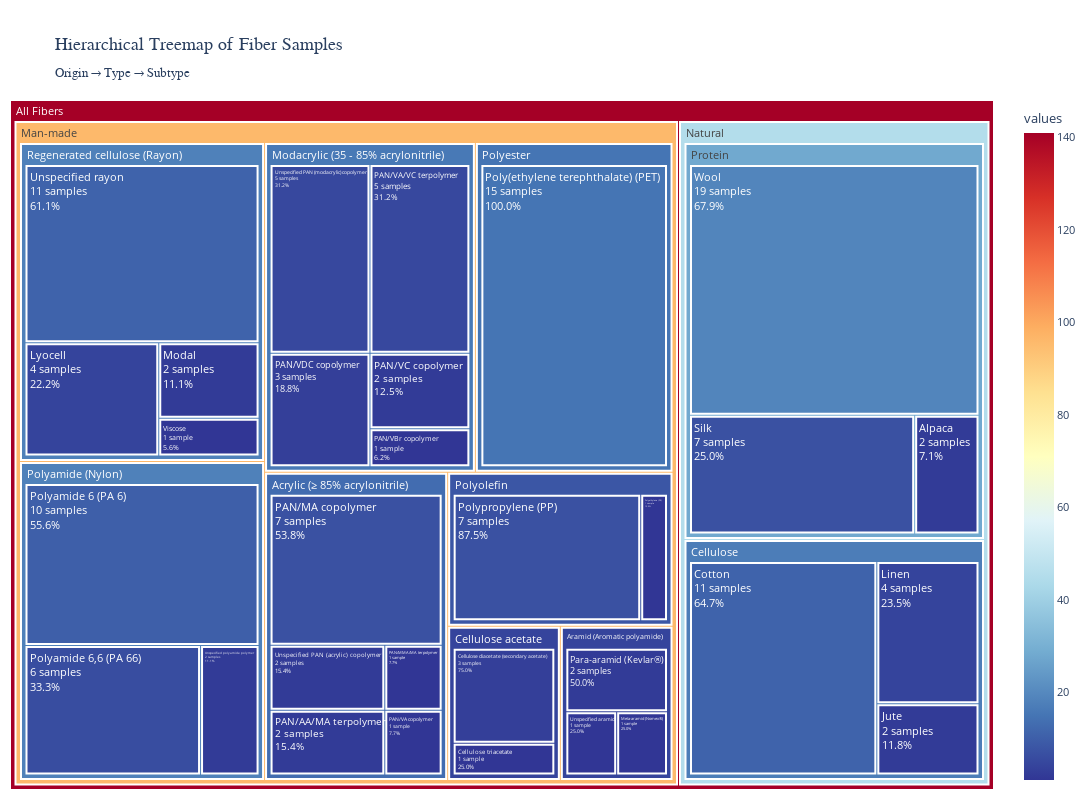

Write notebook code for a chart like this one.
### Code cell
# Alternative: Treemap visualization
print("\nCreating treemap visualization...")
print("=" * 80)

# Create treemap
fig_treemap = px.treemap(
    sunburst_df,
    names='labels',
    parents='parents',
    values='values',
    ids='ids',
    title='Hierarchical Treemap of Fiber Samples<br><sub>Origin → Type → Subtype</sub>',
    color='values',
    color_continuous_scale='RdYlBu_r',
    hover_data={'values': True}
)

# Update layout
fig_treemap.update_layout(
    width=1200,
    height=800,
    font=dict(size=11),
    title_font=dict(size=18, family='Arial Black'),
    margin=dict(t=100, l=10, r=10, b=10)
)

# Update traces
fig_treemap.update_traces(
    textinfo='text',
    text=sunburst_df['text'],
    hovertemplate='<b>%{label}</b><br>Samples: %{value}<br>Percentage: %{text}<extra></extra>',
    marker=dict(line=dict(width=2, color='white')),
    branchvalues='total'  # Ensures values are summed correctly in hierarchy
)

fig_treemap.show()

# Verify data integrity
print("\nData verification:")
natural_count = sunburst_df[sunburst_df['labels'] == 'Natural']['values'].values[0]
manmade_count = sunburst_df[sunburst_df['labels'] == 'Man-made']['values'].values[0]
total_count = sunburst_df[sunburst_df['labels'] == 'All Fibers']['values'].values[0]
print(f"Natural: {natural_count}, Man-made: {manmade_count}, Total: {total_count}")
print(f"Sum matches total: {natural_count + manmade_count == total_count}")

### Figure 1 — Plotly figure (JSON) as saved in the notebook; plotly's stock layout.template omitted (floating-point values rounded to 4 significant figures)
{"data": [{"branchvalues": "total", "customdata": [[141], [96], [4], [3], [1], [13], [7], [2], [1], [2], [1], [4], [2], [1], [1], [18], [4], [2], [11], [1], [16], [3], [5], [5], [2], [1], [18], [6], [10], [2], [8], [7], [1], [15], [15], [45], [28], [2], [7], [19], [17], [11], [2], [4]], "domain": {"x": [0, 1], "y": [0, 1]}, "hovertemplate": "<b>%{label}</b><br>Samples: %{value}<br>Percentage: %{text}<extra></extra>", "ids": ["All Fibers", "Man-made", "Man-made|Cellulose acetate", "Man-made|Cellulose acetate|Cellulose diacetate (secondary acetate)", "Man-made|Cellulose acetate|Cellulose triacetate", "Man-made|Acrylic (≥ 85% acrylonitrile)", "Man-made|Acrylic (≥ 85% acrylonitrile)|PAN/MA copolymer", "Man-made|Acrylic (≥ 85% acrylonitrile)|Unspecified PAN (acrylic) copolymer", "Man-made|Acrylic (≥ 85% acrylonitrile)|PAN/MMA/MA terpolymer", "Man-made|Acrylic (≥ 85% acrylonitrile)|PAN/AA/MA terpolymer", "Man-made|Acrylic (≥ 85% acrylonitrile)|PAN/VA copolymer", "Man-made|Aramid (Aromatic polyamide)", "Man-made|Aramid (Aromatic polyamide)|Para-aramid (Kevlar®)", "Man-made|Aramid (Aromatic polyamide)|Unspecified aramid", "Man-made|Aramid (Aromatic polyamide)|Meta-aramid (Nomex®)", "Man-made|Regenerated cellulose (Rayon)", "Man-made|Regenerated cellulose (Rayon)|Lyocell", "Man-made|Regenerated cellulose (Rayon)|Modal", "Man-made|Regenerated cellulose (Rayon)|Unspecified rayon", "Man-made|Regenerated cellulose (Rayon)|Viscose", "Man-made|Modacrylic (35 - 85% acrylonitrile)", "Man-made|Modacrylic (35 - 85% acrylonitrile)|PAN/VDC copolymer", "Man-made|Modacrylic (35 - 85% acrylonitrile)|Unspecified PAN (modacrylic) copolymer", "Man-made|Modacrylic (35 - 85% acrylonitrile)|PAN/VA/VC terpolymer", "Man-made|Modacrylic (35 - 85% acrylonitrile)|PAN/VC copolymer", "Man-made|Modacrylic (35 - 85% acrylonitrile)|PAN/VBr copolymer", "Man-made|Polyamide (Nylon)", "Man-made|Polyamide (Nylon)|Polyamide 6,6 (PA 66)", "Man-made|Polyamide (Nylon)|Polyamide 6 (PA 6)", "Man-made|Polyamide (Nylon)|Unspecified polyamide polymer", "Man-made|Polyolefin", "Man-made|Polyolefin|Polypropylene (PP)", "Man-made|Polyolefin|Polyethylene (PE)", "Man-made|Polyester", "Man-made|Polyester|Poly(ethylene terephthalate) (PET)", "Natural", "Natural|Protein", "Natural|Protein|Alpaca", "Natural|Protein|Silk", "Natural|Protein|Wool", "Natural|Cellulose", "Natural|Cellulose|Cotton", "Natural|Cellulose|Jute", "Natural|Cellulose|Linen"], "labels": ["All Fibers", "Man-made", "Cellulose acetate", "Cellulose diacetate (secondary acetate)", "Cellulose triacetate", "Acrylic (≥ 85% acrylonitrile)", "PAN/MA copolymer", "Unspecified PAN (acrylic) copolymer", "PAN/MMA/MA terpolymer", "PAN/AA/MA terpolymer", "PAN/VA copolymer", "Aramid (Aromatic polyamide)", "Para-aramid (Kevlar®)", "Unspecified aramid", "Meta-aramid (Nomex®)", "Regenerated cellulose (Rayon)", "Lyocell", "Modal", "Unspecified rayon", "Viscose", "Modacrylic (35 - 85% acrylonitrile)", "PAN/VDC copolymer", "Unspecified PAN (modacrylic) copolymer", "PAN/VA/VC terpolymer", "PAN/VC copolymer", "PAN/VBr copolymer", "Polyamide (Nylon)", "Polyamide 6,6 (PA 66)", "Polyamide 6 (PA 6)", "Unspecified polyamide polymer", "Polyolefin", "Polypropylene (PP)", "Polyethylene (PE)", "Polyester", "Poly(ethylene terephthalate) (PET)", "Natural", "Protein", "Alpaca", "Silk", "Wool", "Cellulose", "Cotton", "Jute", "Linen"], "marker": {"coloraxis": "coloraxis", "colors": [141, 96, 4, 3, 1, 13, 7, 2, 1, 2, 1, 4, 2, 1, 1, 18, 4, 2, 11, 1, 16, 3, 5, 5, 2, 1, 18, 6, 10, 2, 8, 7, 1, 15, 15, 45, 28, 2, 7, 19, 17, 11, 2, 4], "line": {"color": "white", "width": 2}}, "name": "", "parents": ["", "All Fibers", "Man-made", "Man-made|Cellulose acetate", "Man-made|Cellulose acetate", "Man-made", "Man-made|Acrylic (≥ 85% acrylonitrile)", "Man-made|Acrylic (≥ 85% acrylonitrile)", "Man-made|Acrylic (≥ 85% acrylonitrile)", "Man-made|Acrylic (≥ 85% acrylonitrile)", "Man-made|Acrylic (≥ 85% acrylonitrile)", "Man-made", "Man-made|Aramid (Aromatic polyamide)", "Man-made|Aramid (Aromatic polyamide)", "Man-made|Aramid (Aromatic polyamide)", "Man-made", "Man-made|Regenerated cellulose (Rayon)", "Man-made|Regenerated cellulose (Rayon)", "Man-made|Regenerated cellulose (Rayon)", "Man-made|Regenerated cellulose (Rayon)", "Man-made", "Man-made|Modacrylic (35 - 85% acrylonitrile)", "Man-made|Modacrylic (35 - 85% acrylonitrile)", "Man-made|Modacrylic (35 - 85% acrylonitrile)", "Man-made|Modacrylic (35 - 85% acrylonitrile)", "Man-made|Modacrylic (35 - 85% acrylonitrile)", "Man-made", "Man-made|Polyamide (Nylon)", "Man-made|Polyamide (Nylon)", "Man-made|Polyamide (Nylon)", "Man-made", "Man-made|Polyolefin", "Man-made|Polyolefin", "Man-made", "Man-made|Polyester", "All Fibers", "Natural", "Natural|Protein", "Natural|Protein", "Natural|Protein", "Natural", "Natural|Cellulose", "Natural|Cellulose", "Natural|Cellulose"], "text": ["All Fibers<br>141 samples<br>100%", "Man-made<br>96 samples<br>68.1%", "Cellulose acetate<br>4 samples<br>4.2%", "Cellulose diacetate (secondary acetate)<br>3 samples<br>75.0%", "Cellulose triacetate<br>1 sample<br>25.0%", "Acrylic (≥ 85% acrylonitrile)<br>13 samples<br>13.5%", "PAN/MA copolymer<br>7 samples<br>53.8%", "Unspecified PAN (acrylic) copolymer<br>2 samples<br>15.4%", "PAN/MMA/MA terpolymer<br>1 sample<br>7.7%", "PAN/AA/MA terpolymer<br>2 samples<br>15.4%", "PAN/VA copolymer<br>1 sample<br>7.7%", "Aramid (Aromatic polyamide)<br>4 samples<br>4.2%", "Para-aramid (Kevlar®)<br>2 samples<br>50.0%", "Unspecified aramid<br>1 sample<br>25.0%", "Meta-aramid (Nomex®)<br>1 sample<br>25.0%", "Regenerated cellulose (Rayon)<br>18 samples<br>18.8%", "Lyocell<br>4 samples<br>22.2%", "Modal<br>2 samples<br>11.1%", "Unspecified rayon<br>11 samples<br>61.1%", "Viscose<br>1 sample<br>5.6%", "Modacrylic (35 - 85% acrylonitrile)<br>16 samples<br>16.7%", "PAN/VDC copolymer<br>3 samples<br>18.8%", "Unspecified PAN (modacrylic) copolymer<br>5 samples<br>31.2%", "PAN/VA/VC terpolymer<br>5 samples<br>31.2%", "PAN/VC copolymer<br>2 samples<br>12.5%", "PAN/VBr copolymer<br>1 sample<br>6.2%", "Polyamide (Nylon)<br>18 samples<br>18.8%", "Polyamide 6,6 (PA 66)<br>6 samples<br>33.3%", "Polyamide 6 (PA 6)<br>10 samples<br>55.6%", "Unspecified polyamide polymer<br>2 samples<br>11.1%", "Polyolefin<br>8 samples<br>8.3%", "Polypropylene (PP)<br>7 samples<br>87.5%", "Polyethylene (PE)<br>1 sample<br>12.5%", "Polyester<br>15 samples<br>15.6%", "Poly(ethylene terephthalate) (PET)<br>15 samples<br>100.0%", "Natural<br>45 samples<br>31.9%", "Protein<br>28 samples<br>62.2%", "Alpaca<br>2 samples<br>7.1%", "Silk<br>7 samples<br>25.0%", "Wool<br>19 samples<br>67.9%", "Cellulose<br>17 samples<br>37.8%", "Cotton<br>11 samples<br>64.7%", "Jute<br>2 samples<br>11.8%", "Linen<br>4 samples<br>23.5%"], "textinfo": "text", "type": "treemap", "values": [141, 96, 4, 3, 1, 13, 7, 2, 1, 2, 1, 4, 2, 1, 1, 18, 4, 2, 11, 1, 16, 3, 5, 5, 2, 1, 18, 6, 10, 2, 8, 7, 1, 15, 15, 45, 28, 2, 7, 19, 17, 11, 2, 4]}], "layout": {"coloraxis": {"colorbar": {"title": {"text": "values"}}, "colorscale": [[0, "rgb(49,54,149)"], [0.1, "rgb(69,117,180)"], [0.2, "rgb(116,173,209)"], [0.3, "rgb(171,217,233)"], [0.4, "rgb(224,243,248)"], [0.5, "rgb(255,255,191)"], [0.6, "rgb(254,224,144)"], [0.7, "rgb(253,174,97)"], [0.8, "rgb(244,109,67)"], [0.9, "rgb(215,48,39)"], [1, "rgb(165,0,38)"]]}, "font": {"size": 11}, "height": 800, "legend": {"tracegroupgap": 0}, "margin": {"b": 10, "l": 10, "r": 10, "t": 100}, "title": {"font": {"family": "Arial Black", "size": 18}, "text": "Hierarchical Treemap of Fiber Samples<br><sub>Origin → Type → Subtype</sub>"}, "width": 1200}}
